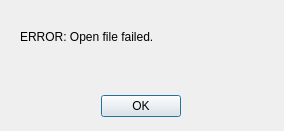
<?xml version="1.0" encoding="UTF-8"?>
<ui version="4.0">
 <class>popup</class>
 <widget class="QDialog" name="popup">
  <property name="enabled">
   <bool>true</bool>
  </property>
  <property name="geometry">
   <rect>
    <x>0</x>
    <y>0</y>
    <width>284</width>
    <height>131</height>
   </rect>
  </property>
  <property name="windowTitle">
   <string>Dialog</string>
  </property>
  <widget class="QDialogButtonBox" name="buttonBox">
   <property name="geometry">
    <rect>
     <x>100</x>
     <y>90</y>
     <width>81</width>
     <height>32</height>
    </rect>
   </property>
   <property name="orientation">
    <enum>Qt::Horizontal</enum>
   </property>
   <property name="standardButtons">
    <set>QDialogButtonBox::Ok</set>
   </property>
  </widget>
  <widget class="QLabel" name="label">
   <property name="geometry">
    <rect>
     <x>20</x>
     <y>30</y>
     <width>241</width>
     <height>51</height>
    </rect>
   </property>
   <property name="frameShape">
    <enum>QFrame::NoFrame</enum>
   </property>
   <property name="text">
    <string>ERROR: Open file failed.</string>
   </property>
   <property name="alignment">
    <set>Qt::AlignLeading|Qt::AlignLeft|Qt::AlignTop</set>
   </property>
   <property name="wordWrap">
    <bool>true</bool>
   </property>
  </widget>
 </widget>
 <resources/>
 <connections>
  <connection>
   <sender>buttonBox</sender>
   <signal>accepted()</signal>
   <receiver>popup</receiver>
   <slot>accept()</slot>
   <hints>
    <hint type="sourcelabel">
     <x>248</x>
     <y>254</y>
    </hint>
    <hint type="destinationlabel">
     <x>157</x>
     <y>274</y>
    </hint>
   </hints>
  </connection>
  <connection>
   <sender>buttonBox</sender>
   <signal>rejected()</signal>
   <receiver>popup</receiver>
   <slot>reject()</slot>
   <hints>
    <hint type="sourcelabel">
     <x>316</x>
     <y>260</y>
    </hint>
    <hint type="destinationlabel">
     <x>286</x>
     <y>274</y>
    </hint>
   </hints>
  </connection>
 </connections>
</ui>
